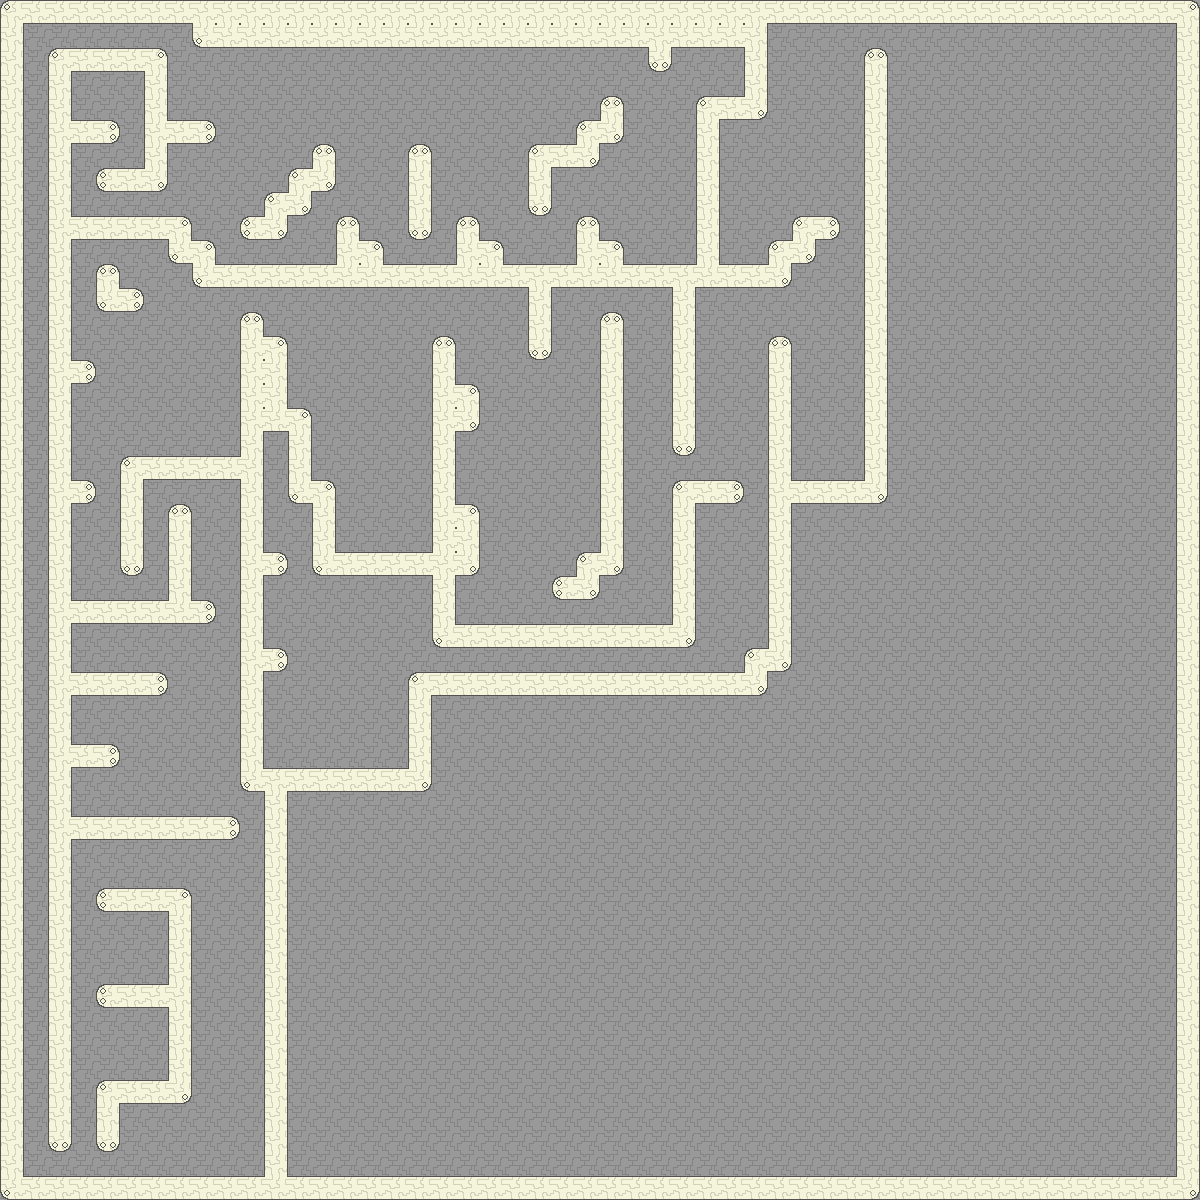

Below is a game level as drawn by its tile map, then a one-line description and the .tmx that defines it (tile-layer data replaced by summaries):
An orthogonal 50x50 tile map with 24x24 px tiles, 1 tile layer (Kachelebene 1), 3 tilesets and 3 objects.

<map version="1.0" orientation="orthogonal" renderorder="right-down" width="50" height="50" tilewidth="24" tileheight="24" nextobjectid="8">
 <tileset firstgid="1" name="Tileset" tilewidth="24" tileheight="24" spacing="2" margin="1">
  <image source="../images/Tileset.png" width="104" height="130" />
  <terraintypes>
   <terrain name="Wall" tile="-1" />
  </terraintypes>
 </tileset>
 <tileset firstgid="21" name="Ammo" tilewidth="7" tileheight="13" margin="1">
  <image source="../images/Ammo.png" width="9" height="15" />
 </tileset>
 <tileset firstgid="22" name="Player" tilewidth="13" tileheight="22" spacing="2" margin="1">
  <image source="../images/Player.png" width="30" height="48" />
 </tileset>
 <layer name="Kachelebene 1" width="50" height="50">
  <data>[2500 cells, 2500 non-empty, 16 distinct tile ids]</data>
 </layer>
 <objectgroup name="Objektebene 1">
  <object id="5" gid="21" x="728" y="66" />
  <object id="6" gid="22" x="89.3333" y="109.5" />
  <object id="7" gid="21" x="272" y="451" />
 </objectgroup>
</map>